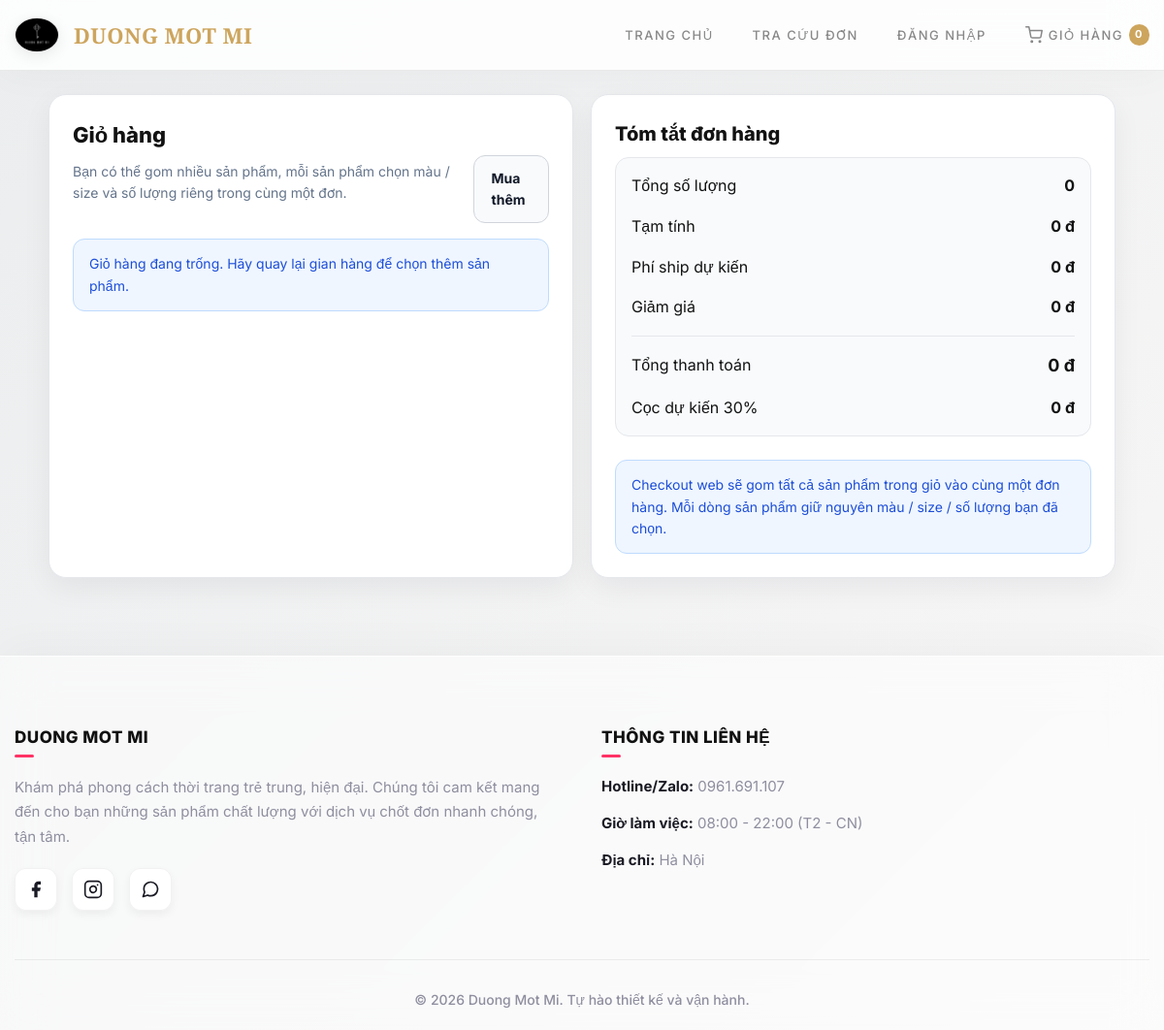
The app's page /cart.php with its own data.
### tables this page shows
CREATE TABLE `app_settings` (
  `setting_key` varchar(100) NOT NULL,
  `setting_value` text NOT NULL,
  `updated_at` datetime NOT NULL DEFAULT current_timestamp() ON UPDATE current_timestamp()
);

### includes/functions.php (called while the page is built, shortened)
<?php
require_once __DIR__ . '/../config/db.php';
function e($value): string {
    return htmlspecialchars((string)($value ?? ''), ENT_QUOTES, 'UTF-8');
}
function format_price($price): string {
    return number_format((float)$price, 0, ',', '.') . ' đ';
}
function is_absolute_url(string $value): bool {
    return (bool)preg_match('#^(https?:)?//#i', $value);
}
function resolve_media_url(?string $value): string {
    $value = trim((string)$value);
    return BASE_URL . '/' . ltrim($value, '/');
}
function route_url(string $path = '/'): string
{
    $parts = parse_url($path);
    $routePath = '/' . ltrim((string)($parts['path'] ?? '/'), '/');
    $routePath = preg_replace('#/+#', '/', $routePath) ?: '/';
    if ($routePath === '/' || $routePath === '/index.php' || $routePath === '/index') {
        $cleanPath = '/trang-chu';
    } else {
        $cleanPath = preg_replace('#\.php$#i', '', $routePath) ?: $routePath;
    }
    $url = rtrim(BASE_URL, '/') . $cleanPath;
    if (!empty($parts['fragment'])) {
        $url .= '#' . $parts['fragment'];
    }
    return $url;
}
require_once __DIR__ . '/shop_upgrade.php';

### config/db.php (called while the page is built, shortened)
<?php
function db(): PDO {
    static $pdo = null;
    if ($pdo === null) {
        $dsn = 'mysql:host=' . DB_HOST . ';dbname=' . DB_NAME . ';charset=utf8mb4';
        $options = [
            PDO::ATTR_ERRMODE => PDO::ERRMODE_EXCEPTION,
            PDO::ATTR_DEFAULT_FETCH_MODE => PDO::FETCH_ASSOC,
        ];
        $pdo = new PDO($dsn, DB_USER, DB_PASS, $options);
    }
    return $pdo;
}

### includes/shop_upgrade.php (called while the page is built, shortened)
<?php
function table_exists(string $tableName): bool
{
    static $cache = [];
    if (array_key_exists($tableName, $cache)) {
        return $cache[$tableName];
    }
    $stmt = db()->prepare('SELECT COUNT(*) FROM information_schema.tables WHERE table_schema = DATABASE() AND table_name = ?');
    $stmt->execute([$tableName]);
    $cache[$tableName] = (bool)$stmt->fetchColumn();
    return $cache[$tableName];
}
function require_upgrade_tables(array $tables): array
{
    $missing = [];
    foreach ($tables as $table) {
        if (!table_exists($table)) {
            $missing[] = $table;
        }
    }
    return $missing;
}
function app_setting(string $key, ?string $default = null): ?string
{
    static $cache = [];
    if (!table_exists('app_settings')) {
        return $default;
    }
    if (array_key_exists($key, $cache)) {
        return $cache[$key];
    }
    $stmt = db()->prepare('SELECT setting_value FROM app_settings WHERE setting_key = ? LIMIT 1');
    $stmt->execute([$key]);
    $value = $stmt->fetchColumn();
    $cache[$key] = ($value === false || $value === null) ? $default : (string)$value;
    return $cache[$key];
}
function shop_setting(string $key, ?string $default = null): ?string
{
    return app_setting($key, $default);
}
function shop_name(): string
{
    return (string)shop_setting('shop_name', 'Duong Mot Mi SHOP');
}
function shop_logo_url(): string
{
    return resolve_media_url((string)shop_setting('shop_logo', 'img/logoduongmotmi.jpg'));
}
function shop_zalo_link(): string
{
    return (string)shop_setting('zalo_contact_link', defined('ZALO_LINK') ? ZALO_LINK : 'https://zalo.me/');
}
function shop_deposit_rate(): int
{
    $fallback = defined('ORDER_DEPOSIT_RATE') ? (int)ORDER_DEPOSIT_RATE : 30;
    $value = (int)shop_setting('default_deposit_rate', (string)$fallback);
    return $value;
}
function is_customer_logged_in(): bool
{
    return !empty($_SESSION['customer_auth']['customer_id']);
}
function current_customer_id(): ?int
{
    return is_customer_logged_in() ? (int)$_SESSION['customer_auth']['customer_id'] : null;
}
function current_guest_cart_token(): string
{
    if (!empty($_SESSION['guest_cart_token'])) {
        return (string)$_SESSION['guest_cart_token'];
    }
    $token = bin2hex(random_bytes(24));
    return $token;
}
function get_active_guest_cart(): ?array
{
    $stmt = db()->prepare('SELECT * FROM carts WHERE guest_token = ? ORDER BY id DESC LIMIT 1');
    $stmt->execute([current_guest_cart_token()]);
    $cart = $stmt->fetch();
    return $cart ?: null;
}
function get_current_cart(bool $createIfMissing = true): ?array
{
    $customerId = current_customer_id();
    if ($customerId) {
        $cart = get_active_cart_for_customer($customerId);
        if ($cart) {
            return $cart;
        }
    } else {
        $cart = get_active_guest_cart();
    }
    if (!$createIfMissing) {
        return null;
    }
    try {
        $cartId = (int)db()->lastInsertId();
        $stmt = db()->prepare('SELECT * FROM carts WHERE id = ? LIMIT 1');
        $stmt->execute([$cartId]);
        return $stmt->fetch() ?: null;
    } catch (PDOException $e) {
        if (isset($e->errorInfo[1]) && (int)$e->errorInfo[1] === 1062 && !$customerId) {
            $stmt = db()->prepare('SELECT * FROM carts WHERE guest_token = ? ORDER BY id DESC LIMIT 1');
            $stmt->execute([current_guest_cart_token()]);
            $cart = $stmt->fetch();
            if ($cart) {
                if (($cart['status'] ?? '') !== 'active') {
                    db()->prepare('UPDATE carts SET status = "active", updated_at = NOW() WHERE id = ?')
                        ->execute([(int)$cart['id']]);
                    $cart['status'] = 'active';
                }
                return $cart;
            }
        }
        throw $e;
    }
}
function get_cart_item_count(): int
{
    $cart = get_current_cart(false);
    if (!$cart || !table_exists('cart_items')) {
        return 0;
    }
    $stmt = db()->prepare('SELECT COALESCE(SUM(quantity), 0) FROM cart_items WHERE cart_id = ?');
    $stmt->execute([(int)$cart['id']]);
    return (int)$stmt->fetchColumn();
}

### cart.php (the view, shortened to what this page needs)
<?php
require_once __DIR__ . '/includes/functions.php';
$pageStylesheets = [BASE_URL . '/assets/shop-upgrade.css'];
$missing = require_upgrade_tables(['carts', 'cart_items']);
$cart = !$missing ? get_current_cart(false) : null;
$totals = $cart ? get_cart_totals((int)$cart['id']) : ['items' => [], 'item_count' => 0, 'subtotal' => 0, 'total' => 0, 'shipping_fee' => 0, 'discount_amount' => 0];
$items = $totals['items'];
require_once __DIR__ . '/includes/header.php';
?>
<div class="checkout-shell" style="padding-top:24px;">
    <div class="grid-2">
        <div class="checkout-card">
            <div class="flex-between" style="margin-bottom:16px; align-items:flex-end;">
                <div>
                    <h1 class="section-title">Giỏ hàng</h1>
                    <p class="section-subtitle">Bạn có thể gom nhiều sản phẩm, mỗi sản phẩm chọn màu / size và số lượng riêng trong cùng một đơn.</p>
                </div>
                <a class="btn-secondary" href="<?= route_url('/index.php#product-list') ?>">Mua thêm</a>
            </div>
            <?php if (!$items): ?>
                <div class="alert alert-info mb-0">Giỏ hàng đang trống. Hãy quay lại gian hàng để chọn thêm sản phẩm.</div>
            <?php endif; ?>
        </div>
        <div class="checkout-card">
            <h2 class="section-title" style="font-size:20px;">Tóm tắt đơn hàng</h2>
            <div class="summary-box">
                <div class="flex-between"><span>Tổng số lượng</span><strong><?= (int)$totals['item_count'] ?></strong></div>
                <div class="flex-between mt-16"><span>Tạm tính</span><strong><?= format_price($totals['subtotal']) ?></strong></div>
                <div class="flex-between mt-16"><span>Phí ship dự kiến</span><strong><?= format_price($totals['shipping_fee']) ?></strong></div>
                <div class="flex-between mt-16"><span>Giảm giá</span><strong><?= format_price($totals['discount_amount']) ?></strong></div>
                <hr style="border:none; border-top:1px solid #e5e7eb; margin:16px 0;">
                <div class="flex-between"><span>Tổng thanh toán</span><strong style="font-size:18px;"><?= format_price($totals['total']) ?></strong></div>
                <div class="flex-between mt-16"><span>Cọc dự kiến <?= (int)shop_deposit_rate() ?>%</span><strong><?= format_price(ceil((float)$totals['total'] * shop_deposit_rate() / 100)) ?></strong></div>
            </div>
            <div class="alert alert-info mt-24 mb-0">Checkout web sẽ gom tất cả sản phẩm trong giỏ vào cùng một đơn hàng. Mỗi dòng sản phẩm giữ nguyên màu / size / số lượng bạn đã chọn.</div>
        </div>
    </div>
</div>
<?php require_once __DIR__ . '/includes/footer.php'; ?>

### includes/header.php (shortened to what this page needs)
<?php
require_once __DIR__ . '/functions.php';
$shopName = function_exists('shop_name') ? shop_name() : 'Duong Mot Mi SHOP';
$shopLogo = function_exists('shop_logo_url') ? shop_logo_url() : resolve_media_url('img/logo.jpg');
$shopZaloLink = function_exists('shop_zalo_link') ? shop_zalo_link() : (defined('ZALO_LINK') ? ZALO_LINK : '#');
?>
<!DOCTYPE html>
<html lang="vi">
<head>
    <link rel="stylesheet" href="<?= BASE_URL ?>/assets/style.css">
    <?php if (!empty($pageStylesheets) && is_array($pageStylesheets)): ?>
        <?php foreach ($pageStylesheets as $stylesheet): ?>
    <link rel="stylesheet" href="<?= e($stylesheet) ?>">
        <?php endforeach; ?>
    <?php endif; ?>
</head>
<body>
<header class="site-header">
    <div class="container header-wrap">
        <a class="logo" href="<?= route_url('/index.php') ?>">
            <img
                class="logo-mark-img"
                src="<?= e($shopLogo) ?>"
                alt="<?= e($shopName) ?>"
                width="46"
                height="46"
                loading="eager"
                decoding="async"
            >
            <span><?= e($shopName) ?></span>
        </a>
        <nav class="menu" id="headerMenu">
            <a href="<?= route_url('/index.php') ?>">Trang chủ</a>
            <a href="<?= route_url('/customer/orders.php') ?>">Tra cứu đơn</a>
            <?php if (is_customer_logged_in()): ?>
                <a href="<?= route_url('/customer/account.php') ?>">Tài khoản</a>
                <a href="<?= route_url('/customer/logout.php') ?>">Đăng xuất</a>
            <?php else: ?>
                <a href="<?= route_url('/customer/login.php') ?>">Đăng nhập</a>
            <?php endif; ?>
            <a href="<?= route_url('/cart.php') ?>" id="headerCartLink" class="cart-link">
                Giỏ hàng <span id="cartItemCount" class="cart-badge"><?= (int)get_cart_item_count() ?></span>
            </a>
        </nav>
    </div>
</header>
<main class="container main-content">

### assets/style.css (style rules this page uses)
:root { --primary-color: #111111; --primary-hover: #333333; --secondary-color: #f4f5f7; --text-main: #1a1a24; --text-muted: #8e8e9f; --danger-color: #ff3366; --line-strong: #d1d5db; --line-light: rgba(255, 255, 255, 0.6); --bg-white: rgba(255, 255, 255, 0.85); --bg-body: #f8fafc; --radius-md: 12px; --radius-lg: 20px; --radius-pill: 9999px; --transition-speed: 0.4s; --z-index-modal: 9999; --glass-shadow: 0 8px 32px 0 rgba(31, 38, 135, 0.07); }
* { box-sizing: border-box; margin: 0; padding: 0; -webkit-tap-highlight-color: transparent; }
body { font-family: 'Inter', -apple-system, BlinkMacSystemFont, 'Segoe UI', Roboto, Helvetica, Arial, sans-serif; color: var(--text-main); background: linear-gradient(-45deg, #f8fafc, #e2e8f0, #fdfbfb, #ebedee); background-size: 400% 400%; animation: gradientBG 15s ease infinite; line-height: 1.6; }
a { text-decoration: none; color: inherit; transition: color var(--transition-speed); }
img { max-width: 100%; height: auto; display: block; }
.container { max-width: 1200px; margin: 0 auto; padding: 0 15px; }
.site-header { background-color: rgba(255, 255, 255, 0.7); backdrop-filter: blur(15px); -webkit-backdrop-filter: blur(15px); box-shadow: 0 1px 0 rgba(0, 0, 0, 0.05), 0 4px 20px rgba(0,0,0,0.03); position: sticky; top: 0; z-index: 1000; padding: 15px 0; transition: all 0.3s ease; }
.header-wrap { display: flex; justify-content: space-between; align-items: center; }
.logo { display: flex; align-items: center; gap: 12px; font-weight: 800; font-size: 20px; letter-spacing: -0.5px; text-transform: uppercase; color: var(--primary-color); }
.menu { display: flex; align-items: center; gap: 30px; }
.menu a { font-size: 15px; font-weight: 600; color: var(--text-muted); text-transform: uppercase; letter-spacing: 0.5px; position: relative; }
.menu a::after { content: ''; position: absolute; width: 0; height: 2px; bottom: -4px; left: 0; background-color: var(--primary-color); transition: width 0.3s ease; }

### assets/shop-upgrade.css (style rules this page uses)
.account-shell, .checkout-shell, .order-shell, .auth-shell, .notice-shell { max-width: 1100px; margin: 0 auto 40px; }
.auth-card, .account-card, .checkout-card, .order-card, .notice-card { background: #fff; border: 1px solid #e5e7eb; border-radius: 18px; box-shadow: 0 10px 30px rgba(15, 23, 42, 0.06); padding: 24px; }
.grid-2 { display: grid; grid-template-columns: repeat(2, minmax(0, 1fr)); gap: 18px; }
.btn-primary, .btn-secondary, .btn-ghost, .btn-danger { display: inline-flex; align-items: center; justify-content: center; gap: 8px; border-radius: 12px; padding: 12px 18px; font-size: 14px; font-weight: 700; text-decoration: none; border: none; cursor: pointer; }
.btn-secondary { background: #f8fafc; color: #111827; border: 1px solid #d1d5db; }
.alert { padding: 14px 16px; border-radius: 12px; margin-bottom: 16px; font-size: 14px; }
.alert-info { background: #eff6ff; color: #1d4ed8; border: 1px solid #bfdbfe; }
.section-title { font-size: 22px; font-weight: 800; margin: 0 0 8px; }
.section-subtitle { color: #64748b; font-size: 14px; margin: 0 0 20px; }
.summary-box { border: 1px solid #e5e7eb; border-radius: 14px; padding: 16px; background: #f8fafc; }
.flex-between { display: flex; align-items: center; justify-content: space-between; gap: 12px; }
.mt-16 { margin-top: 16px; }
.mt-24 { margin-top: 24px; }
.mb-0 { margin-bottom: 0; }

### records on screen
app_settings: setting_value (picture)
app_settings: setting_value "0 đ"

### other values on screen
$shopName "DUONG MOT MI"
get_cart_item_count() "0"
$totals['item_count'] "0"
format_price($totals['subtotal']) "0 đ"
format_price($totals['shipping_fee']) "0 đ"
format_price($totals['discount_amount']) "0 đ"
format_price($totals['total']) "0 đ"
shop_deposit_rate() "30"
$shopTagline "Khám phá phong cách thời trang trẻ trung, hiện đại. Chúng tôi cam kết mang đến cho bạn những sản phẩm chất lượng với dịch vụ chốt đơn nhanh chóng, tận tâm."
$shopPhone "0961.691.107"
$shopHours "08:00 - 22:00 (T2 - CN)"
$shopAddress "Hà Nội"
$shopName "Duong Mot Mi"
